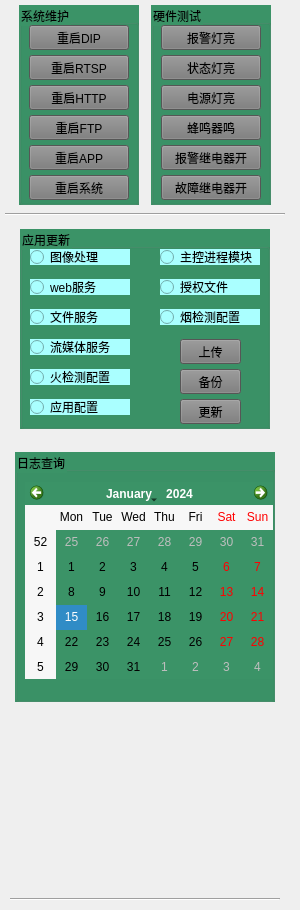
     <widget class="QWidget" name="widget_right" native="true">
      <property name="minimumSize">
       <size>
        <width>300</width>
        <height>0</height>
       </size>
      </property>
      <property name="maximumSize">
       <size>
        <width>300</width>
        <height>2160</height>
       </size>
      </property>
      <widget class="QWidget" name="layoutWidget">
       <property name="geometry">
        <rect>
         <x>0</x>
         <y>0</y>
         <width>290</width>
         <height>901</height>
        </rect>
       </property>
       <layout class="QVBoxLayout" name="verticalLayout_rightwidget" stretch="2,0,6">
        <property name="spacing">
         <number>3</number>
        </property>
        <property name="leftMargin">
         <number>5</number>
        </property>
        <property name="topMargin">
         <number>0</number>
        </property>
        <property name="rightMargin">
         <number>5</number>
        </property>
        <property name="bottomMargin">
         <number>0</number>
        </property>
        <item>
         <layout class="QHBoxLayout" name="horizontalLayout_6">
          <property name="leftMargin">
           <number>5</number>
          </property>
          <property name="topMargin">
           <number>5</number>
          </property>
          <property name="rightMargin">
           <number>5</number>
          </property>
          <property name="bottomMargin">
           <number>5</number>
          </property>
          <item>
           <layout class="QVBoxLayout" name="verticalLayout_7">
            <item>
             <widget class="QGroupBox" name="groupBox_devmaintain">
              <property name="minimumSize">
               <size>
                <width>120</width>
                <height>150</height>
               </size>
              </property>
              <property name="maximumSize">
               <size>
                <width>120</width>
                <height>200</height>
               </size>
              </property>
              <property name="styleSheet">
               <string notr="true">background-color: rgb(59, 147, 103);</string>
              </property>
              <property name="title">
               <string>系统维护</string>
              </property>
              <widget class="QPushButton" name="pushButton_resetdip">
               <property name="geometry">
                <rect>
                 <x>10</x>
                 <y>20</y>
                 <width>100</width>
                 <height>25</height>
                </rect>
               </property>
               <property name="minimumSize">
                <size>
                 <width>100</width>
                 <height>0</height>
                </size>
               </property>
               <property name="maximumSize">
                <size>
                 <width>100</width>
                 <height>16777215</height>
                </size>
               </property>
               <property name="styleSheet">
                <string notr="true">background-color: rgb(120, 120, 120);</string>
               </property>
               <property name="text">
                <string>重启DIP</string>
               </property>
              </widget>
              <widget class="QPushButton" name="pushButton_resetrtsp">
               <property name="geometry">
                <rect>
                 <x>10</x>
                 <y>50</y>
                 <width>100</width>
                 <height>25</height>
                </rect>
               </property>
               <property name="minimumSize">
                <size>
                 <width>100</width>
                 <height>0</height>
                </size>
               </property>
               <property name="maximumSize">
                <size>
                 <width>100</width>
                 <height>16777215</height>
                </size>
               </property>
               <property name="styleSheet">
                <string notr="true">background-color: rgb(120, 120, 120);</string>
               </property>
               <property name="text">
                <string>重启RTSP</string>
               </property>
              </widget>
              <widget class="QPushButton" name="pushButton_resethttp">
               <property name="geometry">
                <rect>
                 <x>10</x>
                 <y>80</y>
                 <width>100</width>
                 <height>25</height>
                </rect>
               </property>
               <property name="minimumSize">
                <size>
                 <width>100</width>
                 <height>0</height>
                </size>
               </property>
               <property name="maximumSize">
                <size>
                 <width>100</width>
                 <height>16777215</height>
                </size>
               </property>
               <property name="styleSheet">
                <string notr="true">background-color: rgb(120, 120, 120);</string>
               </property>
               <property name="text">
                <string>重启HTTP</string>
               </property>
              </widget>
              <widget class="QPushButton" name="pushButton_resetftp">
               <property name="geometry">
                <rect>
                 <x>10</x>
                 <y>110</y>
                 <width>100</width>
                 <height>25</height>
                </rect>
               </property>
               <property name="minimumSize">
                <size>
                 <width>100</width>
                 <height>0</height>
                </size>
               </property>
               <property name="maximumSize">
                <size>
                 <width>100</width>
                 <height>16777215</height>
                </size>
               </property>
               <property name="styleSheet">
                <string notr="true">background-color: rgb(120, 120, 120);</string>
               </property>
               <property name="text">
                <string>重启FTP</string>
               </property>
              </widget>
              <widget class="QPushButton" name="pushButton_resetapp">
               <property name="geometry">
                <rect>
                 <x>10</x>
                 <y>140</y>
                 <width>100</width>
                 <height>25</height>
                </rect>
               </property>
               <property name="minimumSize">
                <size>
                 <width>100</width>
                 <height>0</height>
                </size>
               </property>
               <property name="maximumSize">
                <size>
                 <width>100</width>
                 <height>16777215</height>
                </size>
               </property>
               <property name="styleSheet">
                <string notr="true">background-color: rgb(120, 120, 120);</string>
               </property>
               <property name="text">
                <string>重启APP</string>
               </property>
              </widget>
              <widget class="QPushButton" name="pushButton_resetsystem">
               <property name="geometry">
                <rect>
                 <x>10</x>
                 <y>170</y>
                 <width>100</width>
                 <height>25</height>
                </rect>
               </property>
               <property name="minimumSize">
                <size>
                 <width>100</width>
                 <height>0</height>
                </size>
               </property>
               <property name="maximumSize">
                <size>
                 <width>100</width>
                 <height>16777215</height>
                </size>
               </property>
               <property name="styleSheet">
                <string notr="true">background-color: rgb(120, 120, 120);</string>
               </property>
               <property name="text">
                <string>重启系统</string>
               </property>
              </widget>
             </widget>
            </item>
           </layout>
          </item>
          <item>
           <layout class="QVBoxLayout" name="verticalLayout_9">
            <item>
             <widget class="QGroupBox" name="groupBox_hardtest">
              <property name="minimumSize">
               <size>
                <width>120</width>
                <height>150</height>
               </size>
              </property>
              <property name="maximumSize">
               <size>
                <width>120</width>
                <height>200</height>
               </size>
              </property>
              <property name="styleSheet">
               <string notr="true">background-color: rgb(59, 147, 103);</string>
              </property>
              <property name="title">
               <string>硬件测试</string>
              </property>
              <widget class="QPushButton" name="pushButton_alarm">
               <property name="geometry">
                <rect>
                 <x>10</x>
                 <y>20</y>
                 <width>100</width>
                 <height>25</height>
                </rect>
               </property>
               <property name="minimumSize">
                <size>
                 <width>100</width>
                 <height>0</height>
                </size>
               </property>
               <property name="maximumSize">
                <size>
                 <width>100</width>
                 <height>16777215</height>
                </size>
               </property>
               <property name="styleSheet">
                <string notr="true">background-color: rgb(120, 120, 120);</string>
               </property>
               <property name="text">
                <string>报警灯亮</string>
               </property>
              </widget>
              <widget class="QPushButton" name="pushButton_status">
               <property name="geometry">
                <rect>
                 <x>10</x>
                 <y>50</y>
                 <width>100</width>
                 <height>25</height>
                </rect>
               </property>
               <property name="minimumSize">
                <size>
                 <width>100</width>
                 <height>0</height>
                </size>
               </property>
               <property name="maximumSize">
                <size>
                 <width>100</width>
                 <height>16777215</height>
                </size>
               </property>
               <property name="styleSheet">
                <string notr="true">background-color: rgb(120, 120, 120);</string>
               </property>
               <property name="text">
                <string>状态灯亮</string>
               </property>
              </widget>
              <widget class="QPushButton" name="pushButton_power">
               <property name="geometry">
                <rect>
                 <x>10</x>
                 <y>80</y>
                 <width>100</width>
                 <height>25</height>
                </rect>
               </property>
               <property name="minimumSize">
                <size>
                 <width>100</width>
                 <height>0</height>
                </size>
               </property>
               <property name="maximumSize">
                <size>
                 <width>100</width>
                 <height>16777215</height>
                </size>
               </property>
               <property name="styleSheet">
                <string notr="true">background-color: rgb(120, 120, 120);</string>
               </property>
               <property name="text">
                <string>电源灯亮</string>
               </property>
              </widget>
              <widget class="QPushButton" name="pushButton_buzzer">
               <property name="geometry">
                <rect>
                 <x>10</x>
                 <y>110</y>
                 <width>100</width>
                 <height>25</height>
                </rect>
               </property>
               <property name="minimumSize">
                <size>
                 <width>100</width>
                 <height>0</height>
                </size>
               </property>
               <property name="maximumSize">
                <size>
                 <width>100</width>
                 <height>16777215</height>
                </size>
               </property>
               <property name="styleSheet">
                <string notr="true">background-color: rgb(120, 120, 120);</string>
               </property>
               <property name="text">
                <string>蜂鸣器鸣</string>
               </property>
              </widget>
              <widget class="QPushButton" name="pushButton_relayalarm">
               <property name="geometry">
                <rect>
                 <x>10</x>
                 <y>140</y>
                 <width>100</width>
                 <height>25</height>
                </rect>
               </property>
               <property name="minimumSize">
                <size>
                 <width>100</width>
                 <height>0</height>
                </size>
               </property>
               <property name="maximumSize">
                <size>
                 <width>100</width>
                 <height>16777215</height>
                </size>
               </property>
               <property name="styleSheet">
                <string notr="true">background-color: rgb(120, 120, 120);</string>
               </property>
               <property name="text">
                <string>报警继电器开</string>
               </property>
              </widget>
              <widget class="QPushButton" name="pushButton_relayerror">
               <property name="geometry">
                <rect>
                 <x>10</x>
                 <y>170</y>
                 <width>100</width>
                 <height>25</height>
                </rect>
               </property>
               <property name="minimumSize">
                <size>
                 <width>100</width>
                 <height>0</height>
                </size>
               </property>
               <property name="maximumSize">
                <size>
                 <width>100</width>
                 <height>16777215</height>
                </size>
               </property>
               <property name="styleSheet">
                <string notr="true">background-color: rgb(120, 120, 120);</string>
               </property>
               <property name="text">
                <string>故障继电器开</string>
               </property>
              </widget>
             </widget>
            </item>
           </layout>
          </item>
         </layout>
        </item>
        <item>
         <widget class="Line" name="line_3">
          <property name="orientation">
           <enum>Qt::Horizontal</enum>
          </property>
         </widget>
        </item>
        <item>
         <layout class="QVBoxLayout" name="verticalLayout_6" stretch="4,2,6,0">
          <property name="spacing">
           <number>3</number>
          </property>
          <property name="leftMargin">
           <number>5</number>
          </property>
          <property name="topMargin">
           <number>5</number>
          </property>
          <property name="rightMargin">
           <number>5</number>
          </property>
          <property name="bottomMargin">
           <number>0</number>
          </property>
          <item>
           <layout class="QHBoxLayout" name="horizontalLayout_7">
            <property name="leftMargin">
             <number>5</number>
            </property>
            <property name="topMargin">
             <number>5</number>
            </property>
            <property name="rightMargin">
             <number>5</number>
            </property>
            <property name="bottomMargin">
             <number>5</number>
            </property>
            <item>
             <widget class="QGroupBox" name="groupBox_appupdate">
              <property name="minimumSize">
               <size>
                <width>250</width>
                <height>150</height>
               </size>
              </property>
              <property name="maximumSize">
               <size>
                <width>250</width>
                <height>200</height>
               </size>
              </property>
              <property name="styleSheet">
               <string notr="true">background-color: rgb(59, 147, 103);</string>
              </property>
              <property name="title">
               <string>应用更新</string>
              </property>
              <widget class="QRadioButton" name="radioButton_dip">
               <property name="geometry">
                <rect>
                 <x>10</x>
                 <y>20</y>
                 <width>100</width>
                 <height>16</height>
                </rect>
               </property>
               <property name="minimumSize">
                <size>
                 <width>100</width>
                 <height>0</height>
                </size>
               </property>
               <property name="maximumSize">
                <size>
                 <width>100</width>
                 <height>16777215</height>
                </size>
               </property>
               <property name="styleSheet">
                <string notr="true">background-color: rgb(170, 255, 255);</string>
               </property>
               <property name="text">
                <string>图像处理</string>
               </property>
              </widget>
              <widget class="QRadioButton" name="radioButton_web">
               <property name="geometry">
                <rect>
                 <x>10</x>
                 <y>50</y>
                 <width>100</width>
                 <height>16</height>
                </rect>
               </property>
               <property name="minimumSize">
                <size>
                 <width>100</width>
                 <height>0</height>
                </size>
               </property>
               <property name="maximumSize">
                <size>
                 <width>100</width>
                 <height>16777215</height>
                </size>
               </property>
               <property name="styleSheet">
                <string notr="true">background-color: rgb(170, 255, 255);</string>
               </property>
               <property name="text">
                <string>web服务</string>
               </property>
              </widget>
              <widget class="QRadioButton" name="radioButton_ftp">
               <property name="geometry">
                <rect>
                 <x>10</x>
                 <y>80</y>
                 <width>100</width>
                 <height>16</height>
                </rect>
               </property>
               <property name="minimumSize">
                <size>
                 <width>100</width>
                 <height>0</height>
                </size>
               </property>
               <property name="maximumSize">
                <size>
                 <width>100</width>
                 <height>16777215</height>
                </size>
               </property>
               <property name="styleSheet">
                <string notr="true">background-color: rgb(170, 255, 255);</string>
               </property>
               <property name="text">
                <string>文件服务</string>
               </property>
              </widget>
              <widget class="QRadioButton" name="radioButton_rtsp">
               <property name="geometry">
                <rect>
                 <x>10</x>
                 <y>110</y>
                 <width>100</width>
                 <height>16</height>
                </rect>
               </property>
               <property name="minimumSize">
                <size>
                 <width>100</width>
                 <height>0</height>
                </size>
               </property>
               <property name="maximumSize">
                <size>
                 <width>100</width>
                 <height>16777215</height>
                </size>
               </property>
               <property name="styleSheet">
                <string notr="true">background-color: rgb(170, 255, 255);</string>
               </property>
               <property name="text">
                <string>流媒体服务</string>
               </property>
              </widget>
              <widget class="QPushButton" name="pushButton_upload">
               <property name="geometry">
                <rect>
                 <x>160</x>
                 <y>110</y>
                 <width>61</width>
                 <height>25</height>
                </rect>
               </property>
               <property name="styleSheet">
                <string notr="true">background-color: rgb(120, 120, 120);</string>
               </property>
               <property name="text">
                <string>上传</string>
               </property>
              </widget>
              <widget class="QRadioButton" name="radioButton_app">
               <property name="geometry">
                <rect>
                 <x>10</x>
                 <y>170</y>
                 <width>100</width>
                 <height>16</height>
                </rect>
               </property>
               <property name="minimumSize">
                <size>
                 <width>100</width>
                 <height>0</height>
                </size>
               </property>
               <property name="maximumSize">
                <size>
                 <width>100</width>
                 <height>16777215</height>
                </size>
               </property>
               <property name="styleSheet">
                <string notr="true">background-color: rgb(170, 255, 255);</string>
               </property>
               <property name="text">
                <string>应用配置</string>
               </property>
              </widget>
              <widget class="QRadioButton" name="radioButton_fire">
               <property name="geometry">
                <rect>
                 <x>10</x>
                 <y>140</y>
                 <width>100</width>
                 <height>16</height>
                </rect>
               </property>
               <property name="minimumSize">
                <size>
                 <width>100</width>
                 <height>0</height>
                </size>
               </property>
               <property name="maximumSize">
                <size>
                 <width>100</width>
                 <height>16777215</height>
                </size>
               </property>
               <property name="styleSheet">
                <string notr="true">background-color: rgb(170, 255, 255);</string>
               </property>
               <property name="text">
                <string>火检测配置</string>
               </property>
              </widget>
              <widget class="QPushButton" name="pushButton_backup">
               <property name="geometry">
                <rect>
                 <x>160</x>
                 <y>140</y>
                 <width>61</width>
                 <height>25</height>
                </rect>
               </property>
               <property name="styleSheet">
                <string notr="true">background-color: rgb(120, 120, 120);</string>
               </property>
               <property name="text">
                <string>备份</string>
               </property>
              </widget>
              <widget class="QPushButton" name="pushButton_update">
               <property name="geometry">
                <rect>
                 <x>160</x>
                 <y>170</y>
                 <width>61</width>
                 <height>25</height>
                </rect>
               </property>
               <property name="styleSheet">
                <string notr="true">background-color: rgb(120, 120, 120);</string>
               </property>
               <property name="text">
                <string>更新</string>
               </property>
              </widget>
              <widget class="QRadioButton" name="radioButton_smoke">
               <property name="geometry">
                <rect>
                 <x>140</x>
                 <y>80</y>
                 <width>100</width>
                 <height>16</height>
                </rect>
               </property>
               <property name="minimumSize">
                <size>
                 <width>100</width>
                 <height>0</height>
                </size>
               </property>
               <property name="maximumSize">
                <size>
                 <width>100</width>
                 <height>16777215</height>
                </size>
               </property>
               <property name="styleSheet">
                <string notr="true">background-color: rgb(170, 255, 255);</string>
               </property>
               <property name="text">
                <string>烟检测配置</string>
               </property>
              </widget>
              <widget class="QRadioButton" name="radioButton_authen">
               <property name="geometry">
                <rect>
                 <x>140</x>
                 <y>50</y>
                 <width>100</width>
                 <height>16</height>
                </rect>
               </property>
               <property name="minimumSize">
                <size>
                 <width>100</width>
                 <height>0</height>
                </size>
               </property>
               <property name="maximumSize">
                <size>
                 <width>100</width>
                 <height>16777215</height>
                </size>
               </property>
               <property name="styleSheet">
                <string notr="true">background-color: rgb(170, 255, 255);</string>
               </property>
               <property name="text">
                <string>授权文件</string>
               </property>
              </widget>
              <widget class="QRadioButton" name="radioButton_main">
               <property name="geometry">
                <rect>
                 <x>140</x>
                 <y>20</y>
                 <width>100</width>
                 <height>16</height>
                </rect>
               </property>
               <property name="minimumSize">
                <size>
                 <width>100</width>
                 <height>0</height>
                </size>
               </property>
               <property name="maximumSize">
                <size>
                 <width>100</width>
                 <height>16777215</height>
                </size>
               </property>
               <property name="styleSheet">
                <string notr="true">background-color: rgb(170, 255, 255);</string>
               </property>
               <property name="text">
                <string>主控进程模块</string>
               </property>
              </widget>
             </widget>
            </item>
           </layout>
          </item>
          <item>
           <layout class="QVBoxLayout" name="verticalLayout_status">
            <property name="leftMargin">
             <number>5</number>
            </property>
            <property name="topMargin">
             <number>5</number>
            </property>
            <property name="rightMargin">
             <number>5</number>
            </property>
            <property name="bottomMargin">
             <number>5</number>
            </property>
           </layout>
          </item>
          <item>
           <layout class="QVBoxLayout" name="verticalLayout_8" stretch="4,0">
            <property name="leftMargin">
             <number>5</number>
            </property>
            <property name="topMargin">
             <number>5</number>
            </property>
            <property name="rightMargin">
             <number>5</number>
            </property>
            <property name="bottomMargin">
             <number>5</number>
            </property>
            <item>
             <widget class="QGroupBox" name="groupBox_status">
              <property name="minimumSize">
               <size>
                <width>260</width>
                <height>250</height>
               </size>
              </property>
              <property name="maximumSize">
               <size>
                <width>260</width>
                <height>250</height>
               </size>
              </property>
              <property name="styleSheet">
               <string notr="true">background-color: rgb(59, 147, 103);</string>
              </property>
              <property name="title">
               <string>日志查询</string>
              </property>
              <widget class="QCalendarWidget" name="calendarWidget">
               <property name="geometry">
                <rect>
                 <x>10</x>
                 <y>30</y>
                 <width>248</width>
                 <height>197</height>
                </rect>
               </property>
              </widget>
             </widget>
            </item>
            <item>
             <spacer name="verticalSpacer_2">
              <property name="orientation">
               <enum>Qt::Vertical</enum>
              </property>
              <property name="sizeHint" stdset="0">
               <size>
                <width>20</width>
                <height>40</height>
               </size>
              </property>
             </spacer>
            </item>
           </layout>
          </item>
          <item>
           <widget class="Line" name="line_26">
            <property name="orientation">
             <enum>Qt::Horizontal</enum>
            </property>
           </widget>
          </item>
         </layout>
        </item>
       </layout>
      </widget>
     </widget>
